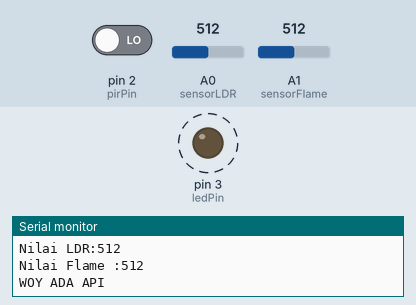
A sketch run on a simulated Arduino Uno, built with avr-gcc and run on an emulated ATmega328P. On the bench: output pins drawn as LEDs (lit = HIGH), the last lines printed to the serial monitor. Dashed ring = blinking. The inputs (shaded band) are chosen by the test bench; at power-on: A1 (sensorFlame) = 512, pin 2 (pirPin) LOW, A0 (sensorLDR) = 512.

Above: at 2.3 s.
2.4 s: A1 (sensorFlame) set to 314
5.9 s: A1 (sensorFlame) set to 284
At 6.8 s:
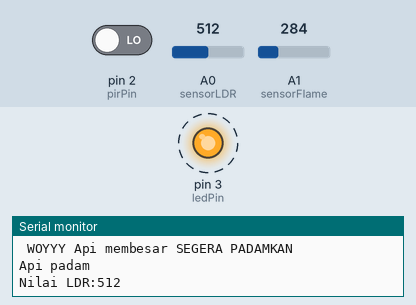
9.4 s: pin 2 (pirPin) driven HIGH
At 10.1 s:
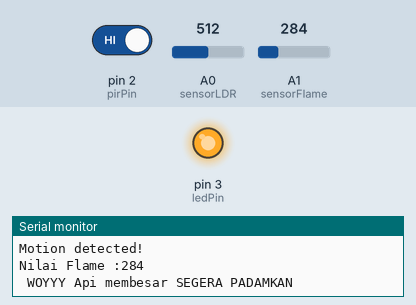
14.7 s: pin 2 (pirPin) driven LOW
At 15.8 s:
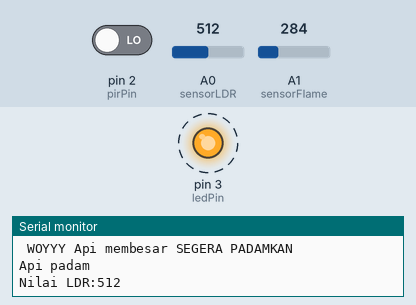
18.2 s: A0 (sensorLDR) set to 106
23.5 s: A0 (sensorLDR) set to 90
Timing chart, 0 to 28.0 s (numbered marks = the images above; inputs shaded):
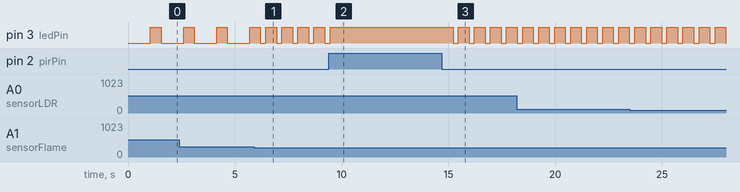

The sketch:

gabungan.ino
```cpp
//pir
// PIN koneksi:
#define pirPin 2
#define ledPin 3
int sensorLDR =A0;
// Membuat variable:
int val = 0;
bool motionState = false; // dimulai dari tidak ada gerakan
int sensorFlame =A1;
int buzzer=11;

void setup() {
  // Konfigurasikan pin sebagai input atau output:
  pinMode(ledPin, OUTPUT);
  pinMode(pirPin, INPUT);
  pinMode(sensorFlame,INPUT);
  pinMode(sensorLDR,INPUT);

  // Mulai komunikasi serial dengan kecepatan 9600:
  Serial.begin(9600);
}

void loop() {
  // Membaca pirPin dan simpan sebagai val:
  val = digitalRead(pirPin);

  // Jika gerakan terdeteksi (pirPin = HIGH), lakukan hal berikut:
  if (val == HIGH) {
    digitalWrite(ledPin, HIGH); // Hidupkan LED.

    // Ubah status gerakan menjadi true (gerakan terdeteksi):
    if (motionState == false) {
      Serial.println("Motion detected!");
      motionState = true;
    }
  }

  // Jika tidak ada gerakan yang terdeteksi (pirPin = LOW), lakukan hal berikut:
  else {
    digitalWrite(ledPin, LOW); // Matikan LED.

    // Ubah status gerakan ke false (tidak ada gerakan):
    if (motionState == true) {
      Serial.println("Motion ended!");
      motionState = false;
    }
  }
  //Program api
 int bacaFlame=analogRead(sensorFlame); //Membaca Nilai Flame
 //Print ke Serial Monitor
 Serial.print("Nilai Flame :");
 Serial.print(bacaFlame);
 Serial.println();
 delay(50); //Jeda waktu perulagan seama 500 mili detik

 if (bacaFlame>=1000){
  Serial.print("TIDAK ADA API");
  Serial.println();
  digitalWrite(buzzer,LOW);
 delay(500);
  }
 else if(bacaFlame <=750&&bacaFlame>300){
 Serial.print("WOY ADA API");
 Serial.println();
    digitalWrite(buzzer,HIGH);
 delay(500);
     digitalWrite(buzzer,LOW);
 delay(500);

  }
  else if(bacaFlame <=300){
 Serial.print(" WOYYY Api membesar SEGERA PADAMKAN");
 Serial.println();
    digitalWrite(buzzer,HIGH);
 delay(100);
     digitalWrite(buzzer,LOW);
 delay(100);

  {
    digitalWrite(buzzer,LOW);
     Serial.print("Api padam");
     Serial.println();
    }
}

//program ldr
 if(sensorLDR<=400){
  digitalWrite(ledPin,HIGH);
 }
  else
  analogWrite(ledPin,LOW);
  int bacaLDR=analogRead(sensorLDR); //Membaca Nilai LDR
 //Print ke Serial Monitor
 Serial.print("Nilai LDR:");
 Serial.print(bacaLDR);
 Serial.println();
 delay(500);
  }
```

Measured:
- the behaviour switches between 301 and 300 on A1 (sensorFlame) (found by bisection; images 0 and 1)
- after the input at 5.9 s, pin 3 (ledPin): alternates HIGH for 0.50 s and LOW for 0.25 s, starting after 0.55 s
- after the input at 9.4 s, pin 3 (ledPin): goes on until 9.5 s, then stays HIGH
- after the input at 14.7 s, pin 3 (ledPin): alternates HIGH for 0.50 s and LOW for 0.25 s, starting after 0.52 s
- by itself, pin 3 (ledPin): alternates HIGH for 0.50 s and LOW for 1.1 s
